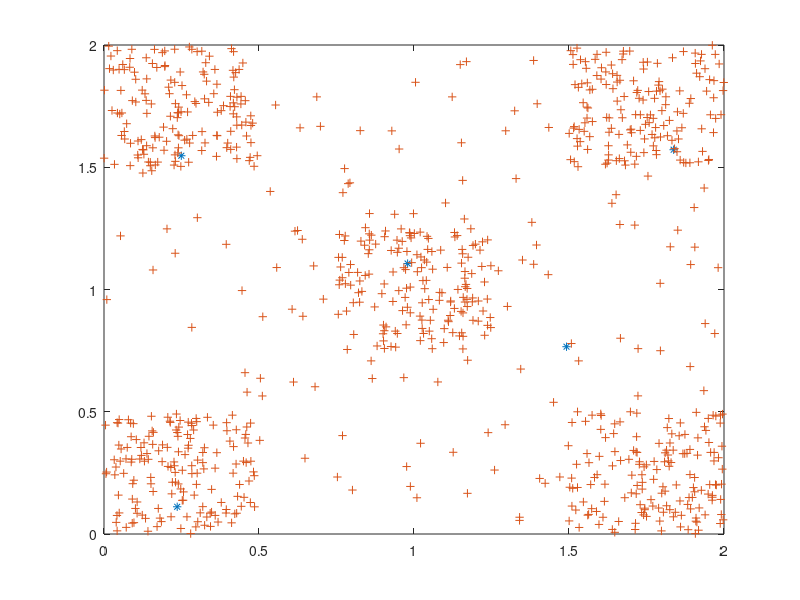

Source code (MATLAB):
centers  = load ("LVQ_Centers.txt");
clusters = load("LVQ_Clusters.txt");
plot (centers (:,1), centers (:,2),'*',clusters(:,1),clusters(:,2),'+');